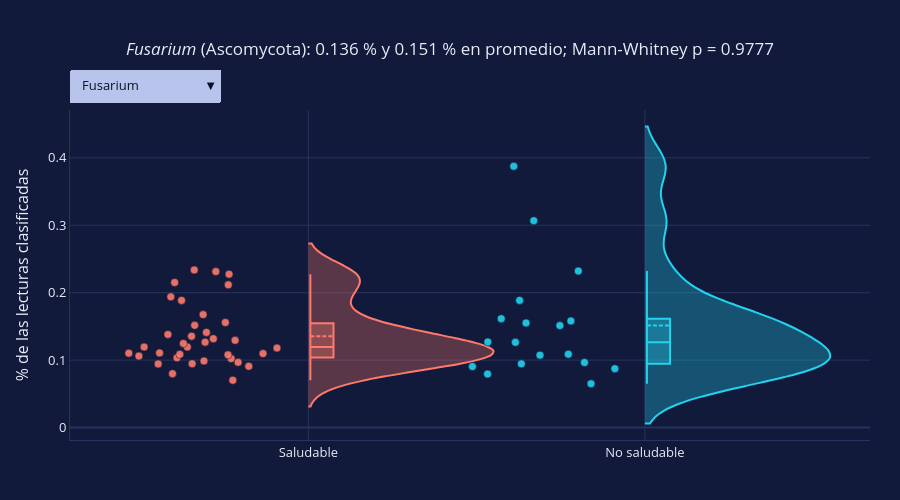

The cell this chart's notebook holds for it:
### Markdown cell above
**Qué hacemos.** En el taller comparamos *Fusarium* y, en un ejercicio, tres géneros más. Con una figura interactiva se pueden dejar muchos géneros en un menú, y hasta mirar los 1 795 a la vez.

**Por qué importa.** Cuantas más pruebas se hacen, más resultados «significativos» aparecen por puro azar. Verlo en una figura es la mejor forma de no olvidarlo.

### 3.1 Un menú para elegir el género

### Code cell
# Géneros del menú: los del taller y, además, los doce con más lecturas en los datos reales
del_taller = ["Fusarium", "Phytophthora", "Ralstonia"]
mas_abundantes = por_genero.sum(axis=1).sort_values(ascending=False).index[:12]
candidatos = del_taller + [g for g in mas_abundantes if g not in del_taller]

fig_genero = go.Figure()
titulos = []
for i, genero in enumerate(candidatos):
    valores = pct.loc[genero]                            # % de lecturas de ese género en cada muestra
    a, b = valores[datos.grupo == "Saludable"], valores[datos.grupo == "No saludable"]
    p = stats.mannwhitneyu(a, b, alternative="two-sided", method="exact").pvalue
    for g, v in zip(GRUPOS, (a, b)):
        # al abrir solo se ve el primer género
        fig_genero.add_trace(violin(v, g, "%{y:.3f} % de las lecturas", visible=(i == 0), leyenda=False))
    titulos.append(f"<i>{genero}</i> ({filo_de[genero]}): {a.mean():.3f} % y {b.mean():.3f} % en promedio; Mann-Whitney p = {formato_p(p)}")

# Cada botón del menú enciende los dos violines de su género y cambia el título
botones = [dict(label=genero, method="update",
                args=[{"visible": [k // 2 == i for k in range(2 * len(candidatos))]}, {"title.text": titulos[i]}])
           for i, genero in enumerate(candidatos)]
estilo(fig_genero, titulos[0], alto=500)
fig_genero.update_layout(updatemenus=[dict(type="dropdown", buttons=botones, x=0, xanchor="left", y=1.02, yanchor="bottom",
                                           bgcolor=P["control"], bordercolor=P["acento"], font=dict(color=P["control_texto"]))],
                         yaxis_title="% de las lecturas clasificadas", margin=dict(t=110), showlegend=False)
fig_genero.show()
